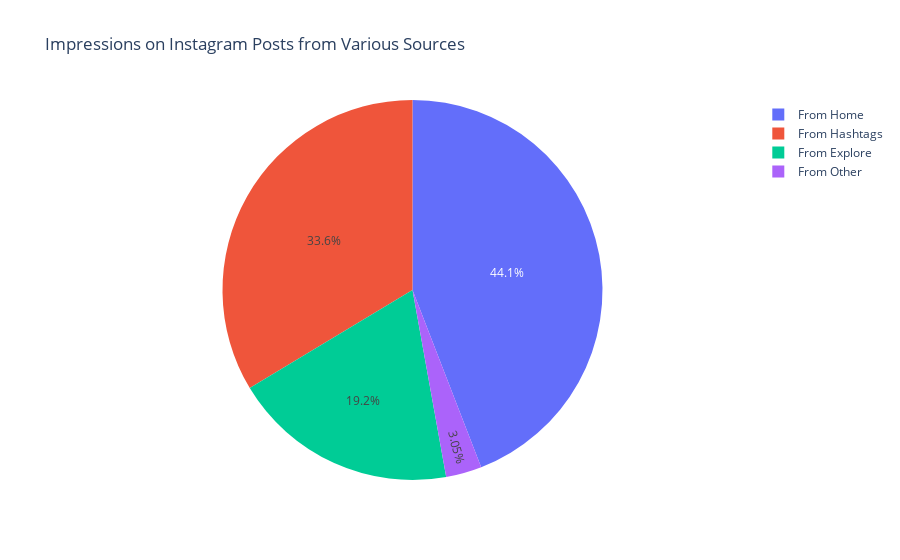

Here is the notebook cell this chart was saved with:
### Markdown cell above
For pie chart we need to calculate the sum of each columns

### Code cell
home_sum = data['From Home'].sum()
hashtags_sum = data['From Hashtags'].sum()
explore_sum = data['From Explore'].sum()
other_sum = data['From Other'].sum()

labels = ['From Home','From Hashtags','From Explore','From Other']
values = [home_sum,hashtags_sum,explore_sum,other_sum]

figur = px.pie(data,values=values,names=labels,title= 'Impressions on Instagram Posts from Various Sources')
figur.show()

### Figure 1 — Plotly figure (JSON) as saved in the notebook; plotly's stock layout.template omitted (floating-point values rounded to 4 significant figures)
{"data": [{"domain": {"x": [0, 1], "y": [0, 1]}, "hovertemplate": "label=%{label}<br>value=%{value}<extra></extra>", "labels": ["From Home", "From Hashtags", "From Explore", "From Other"], "legendgroup": "", "name": "", "showlegend": true, "type": "pie", "values": [294619, 224614, 128294, 20360]}], "layout": {"legend": {"tracegroupgap": 0}, "title": {"text": "Impressions on Instagram Posts from Various Sources"}}}
